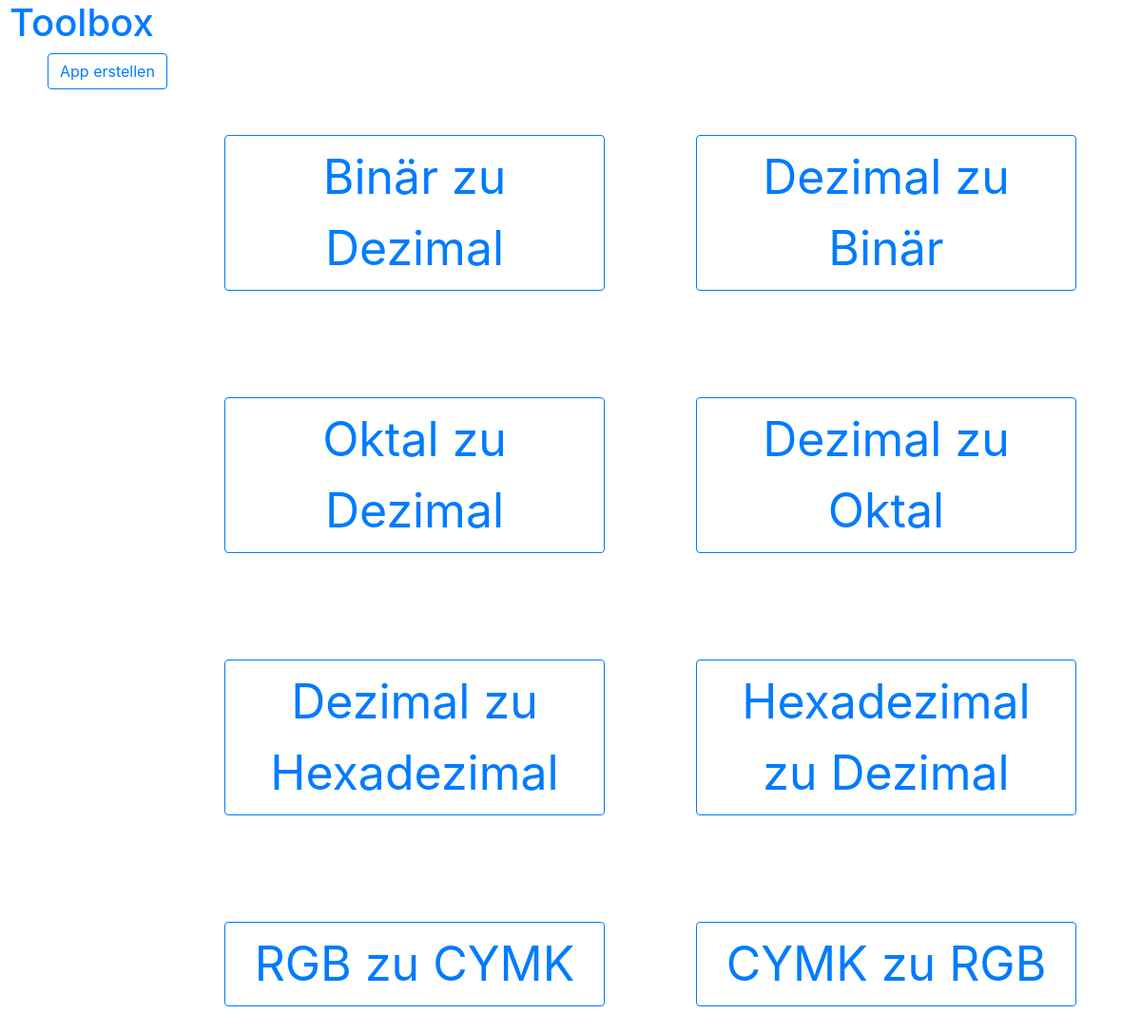
The app's page /, older data.
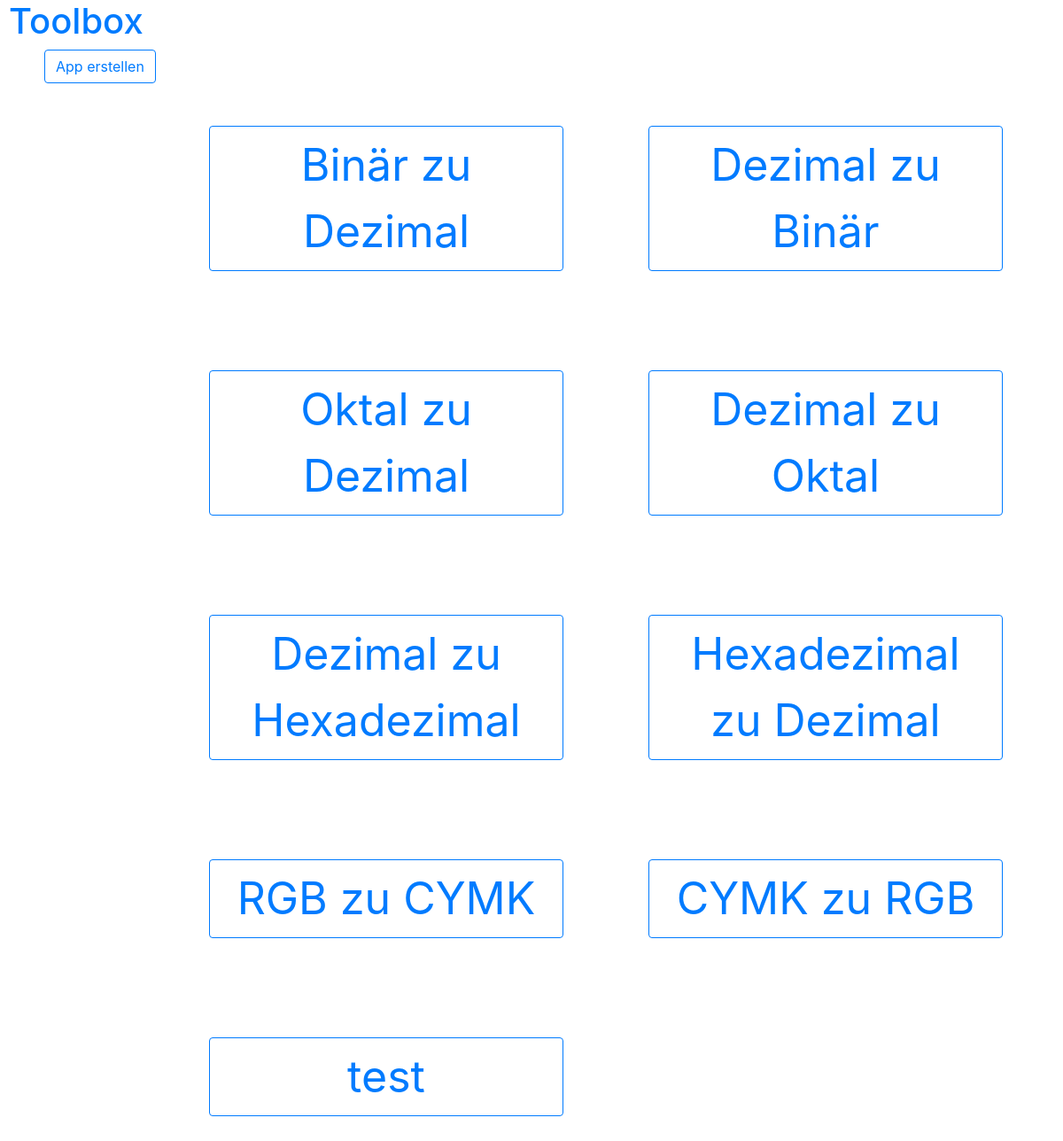
The same page, newer data.
### app/models.py (models this page shows)
class Application(models.Model):
    class Meta:
        verbose_name_plural = 'Applications'
    id = models.IntegerField(primary_key=True)
    name = models.CharField(max_length=30)
    description = models.CharField(max_length=300)
    functionname = models.CharField(max_length=500)
    templatetext = models.CharField(max_length=500)
    inputanzahl = models.IntegerField()
    outputanzahl = models.IntegerField()
    errormessage = models.CharField(max_length=100)

### app/views.py (the view)
# urls.py: path('', ApplicationList.as_view(), name='app_list'),
class ApplicationList(ListView):
    model = Application

### templates/app/application_list.html
{% extends 'app/base.html' %}
{% block content %}
    <a href="create" class="btn btn-outline-primary">App erstellen</a>
    <div class="d-flex flex-wrap" style="display: block; margin-left: 12%"  >
            {%  for app in object_list %}
                <div class="p-2" >
                    <p><a style="width: 400px; font-size:50px; margin:40px "
                          href="{% url 'manage' app.id %}"
                          class="btn btn-outline-primary">
                        {{ app.name }}
                    </a></p>
                </div>
            {% endfor %}
    </div>
{% endblock %}

Row changes from the older to the newer data that the page shows:
added Application: name "test"
